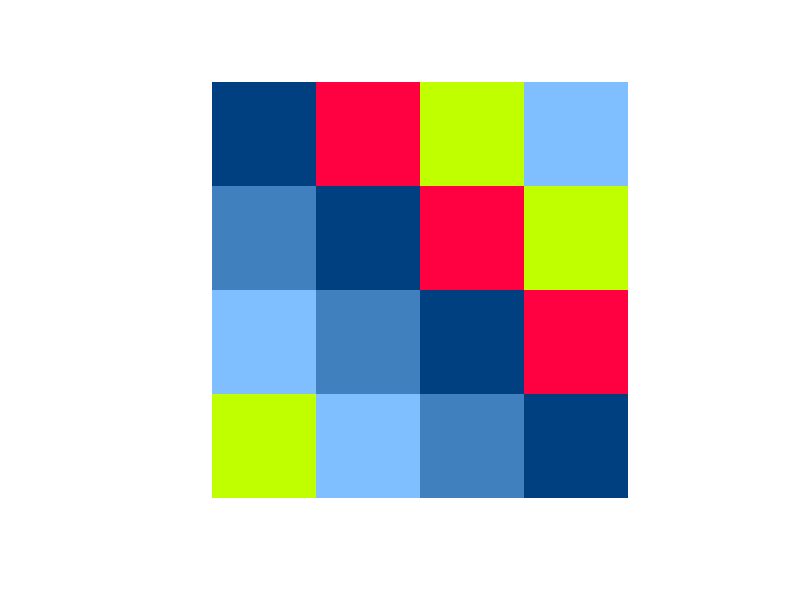
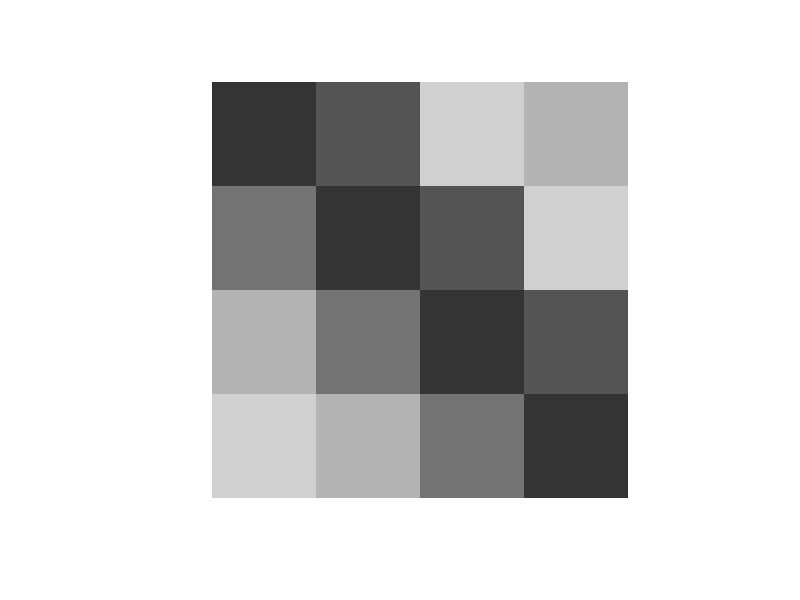
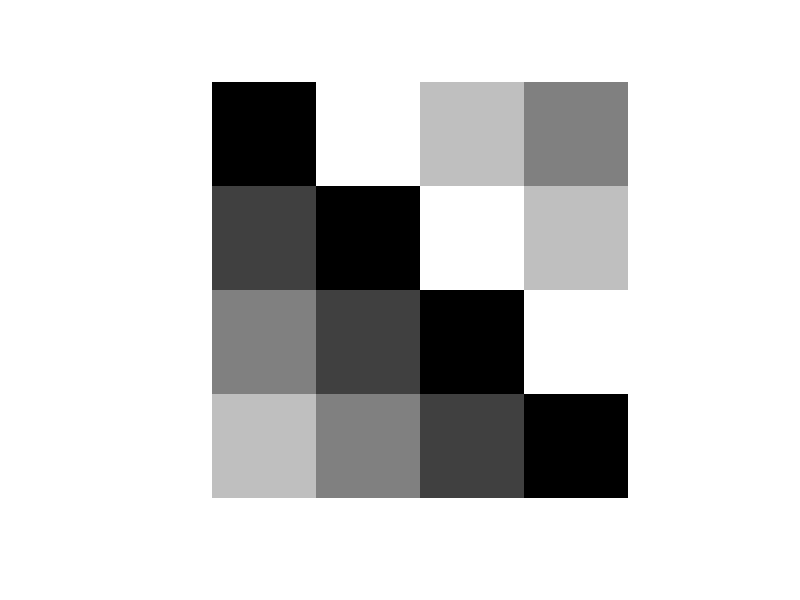

Here is the R script that generated these plots, in order:
library(pixmap)


### Name: channels-methods
### Title: Methods for Channel Manipulation
### Aliases: addChannels getChannels addChannels-methods
###   getChannels-methods addChannels,pixmapRGB-method
###   getChannels,pixmapChannels-method
### Keywords: methods

### ** Examples

  x <- pixmapRGB(rep(1:5, 3), nrow=4)
  plot(x)
  print(x)

  getChannels(x)
  getChannels(x, colors=c("red", "green"))

  y = addChannels(x)
  plot(y)
  print(y)

  ## extract only the red channel
  y = addChannels(x, coef=c(1,0,0))
  plot(y)
